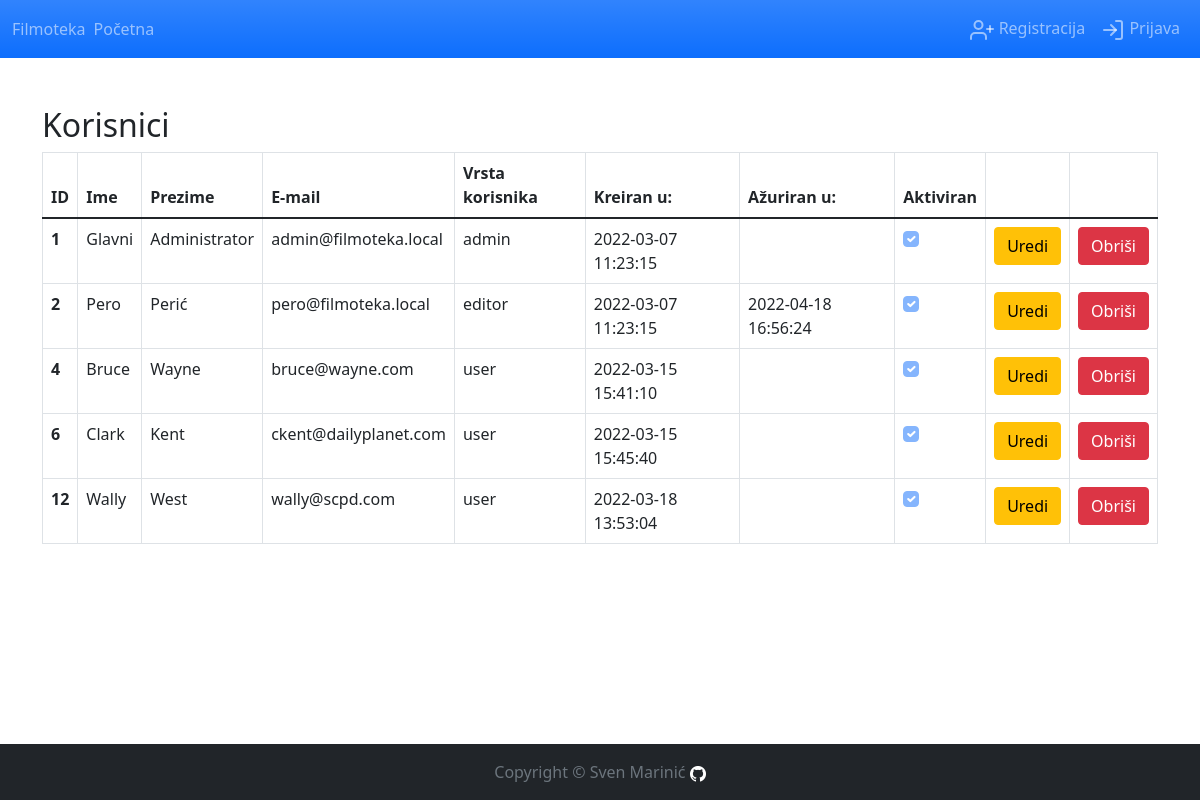
/users.php, run on an earlier commit of the app's database.
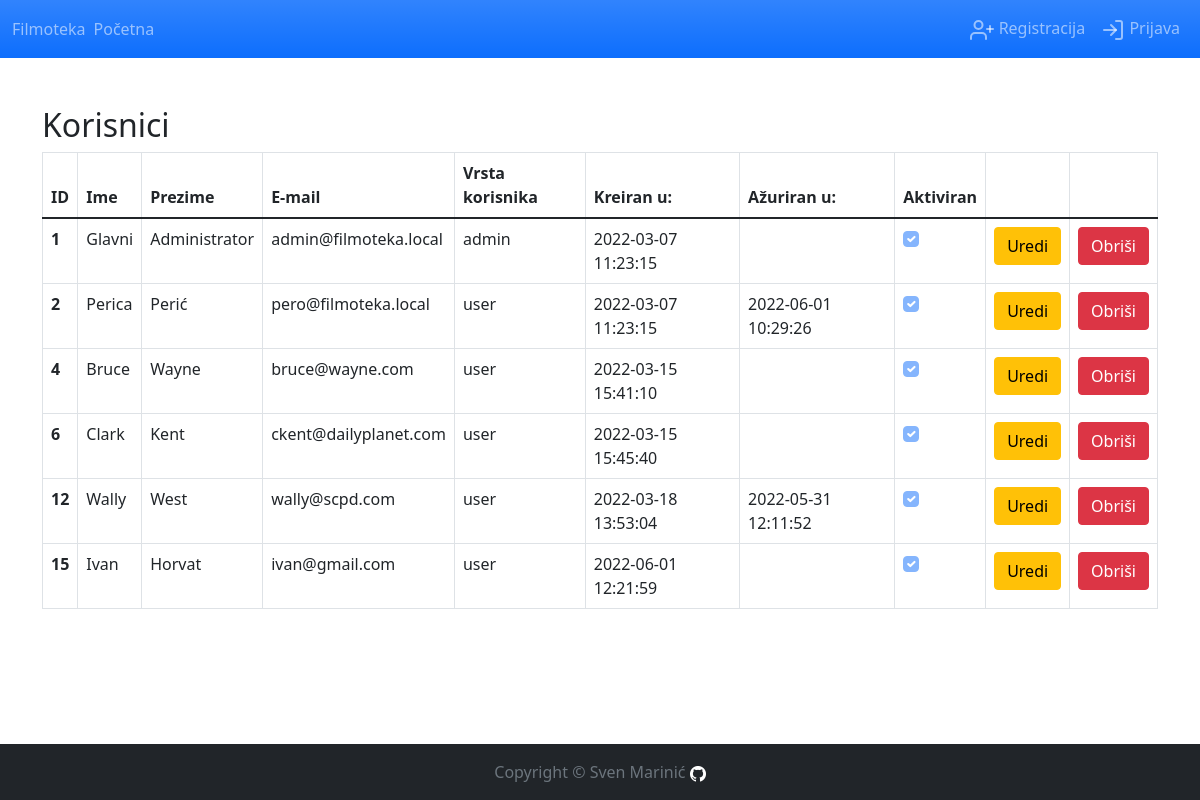
And on a later commit of the database.
### tables this page shows
CREATE TABLE `users` (
  `id` int(11) NOT NULL,
  `first_name` varchar(50) NOT NULL,
  `last_name` varchar(50) NOT NULL,
  `email` varchar(50) NOT NULL,
  `password` char(255) NOT NULL,
  `created_at` datetime NOT NULL DEFAULT current_timestamp(),
  `updated_at` datetime DEFAULT NULL,
  `is_enabled` tinyint(1) NOT NULL DEFAULT 1,
  `role_id` int(11) NOT NULL
);

CREATE TABLE `roles` (
  `id` int(11) NOT NULL,
  `name` varchar(50) NOT NULL
);

### php/functions.php (called while the page is built, shortened)
<?php
function checkIfActivePage($pageName) {
  $activePage = basename($_SERVER['PHP_SELF'], ".php");
  if($activePage == $pageName) {
    return 'active';
  }
  else return false;
}
?>

### php/users.controller.php (called while the page is built, shortened)
<?php
function getUsers() {
  $conn = createConnection();
  $sql = "SELECT users.id, first_name, last_name, email, created_at, updated_at, is_enabled, roles.name AS user_role FROM users, roles WHERE users.role_id = roles.id";
  $result = $conn->query($sql);
  $data = [];
  while ($row = $result->fetch_assoc()) {
      $data[] = $row;
  }
  return $data;
}

### users.php (the view, shortened to what this page needs)
<?php
require_once(APP_ROOT . '/php/users.controller.php');
require_once(APP_ROOT . '/components/head.component.php');
?>
<body class="d-flex flex-column h-100">
  <?php
  include(APP_ROOT . '/components/navbar.component.php');
  ?>
  <main class="flex-shrink-0">
    <div class="container py-5 h-100">
      <h2>Korisnici</h2>
      <table class="table table-bordered">
        <thead>
          <tr>
            <th scope="col">ID</th>
            <th scope="col">Ime</th>
            <th scope="col">Prezime</th>
            <th scope="col">E-mail</th>
            <th scope="col">Vrsta korisnika</th>
            <th scope="col">Kreiran u:</th>
            <th scope="col">Ažuriran u:</th>
            <th scope="col">Aktiviran</th>
            <th scope="col"></th>
            <th scope="col"></th>
          </tr>
        </thead>
        <tbody>
          <?php
          require_once(APP_ROOT . '/php/users.controller.php');
          $users = getUsers();
          foreach ($users as $user) {
            $checkboxStatus = '';
            if ($user['is_enabled']) {
              $checkboxStatus = 'checked';
            }
            echo ('
              <tr>
                <th scope="row">' . $user['id'] . '</th>
                <td>' . $user['first_name'] . '</td>
                <td>' . $user['last_name'] . '</td>
                <td>' . $user['email'] . '</td>
                <td>' . $user['user_role'] . '</td>
                <td>' . $user['created_at'] . '</td>
                <td>' . $user['updated_at'] . '</td>
                <td><div class="form-check form-check-inline"><input class="form-check-input" type="checkbox" id="user_enabled_checkbox" ' . $checkboxStatus . ' disabled/></div></td>
                <td><a class="btn btn-warning" href="edit_user.php?user_id=' . $user['id'] . '">Uredi</a></td>
                <td><form class="form-inline" action="users.php" method="post" onsubmit="return confirm(\'Jeste li sigurni da želite obrisati ovog korisnika?\');"><input type="hidden" name="delete_user_id" value="' . $user['id'] . '"><button class="btn btn-danger" type="submit">Obriši</button></form></td>
              </tr>');
          }
          ?>
        </tbody>
      </table>
    </div>
  </main>
  <?php
  include(APP_ROOT . '/components/footer.component.php');
  ?>
</body>
</html>

### components/head.component.php (shortened to what this page needs)
<!DOCTYPE html>
<html class="h-100">
<head>
	<link rel="stylesheet" href="css/bootstrap.min.css">
	<link rel="stylesheet" href="css/custom.css">
</head>

### components/navbar.component.php (shortened to what this page needs)
<header>
  <nav class="navbar navbar-expand-md navbar-dark bg-primary bg-gradient">
    <div class="container-fluid">
      <span class="navbar-text">Filmoteka</span>
      <div class="collapse navbar-collapse" id="navbarCollapse">
        <ul class="navbar-nav me-auto mb-2 mb-md-0">
          <li class="nav-item">
            <a class="nav-link <?php echo (checkIfActivePage("index")) ?>" aria-current="page" href="index.php">Početna</a>
          </li>
        </ul>
        <?php
        if ($_SESSION['is_auth'] == false) {
          echo ('
            <ul class="navbar-nav ms-auto">
              <li class="nav-item"><a class="nav-link" href="register.php"><i data-feather="user-plus"></i> Registracija</a></li>
              <li class="nav-item"><a class="nav-link" href="login.php"><i data-feather="log-in"></i> Prijava</a></li>
            </ul>');
        }
        ?>
      </div>
    </div>
  </nav>
</header>

### components/footer.component.php (shortened to what this page needs)
<footer class="footer mt-auto py-3 fg-light bg-dark text-center">
<div class="container">
	<span class="text-muted">Copyright &copy; Sven Marinić</span>
	<a href="https://github.com/smarinic">
		<img src="img/github_logo.png" alt="GitHub Logo" width="16px" height="16px">
	</a>
</div>
</footer>

What changed in the data, as far as the page shows it:
changed users "Perić": first_name "Pero" → "Perica"; role.name "editor" → "user"; updated_at "2022-04-18 16:56:24" → "2022-06-01 10:29:26"
changed users "Wally": updated_at (not shown) → "2022-05-31 12:11:52"
added users: id "15", first_name "Ivan", last_name "Horvat", email "ivan@gmail.com", role.name "user", created_at "2022-06-01 12:21:59"
